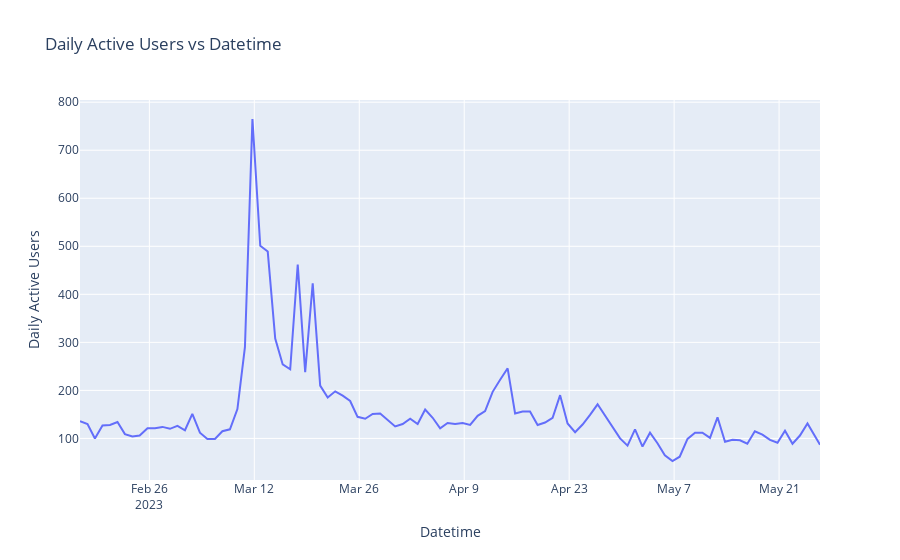

The notebook cell this image was saved under:
### Code cell
from subgrounds.contrib.plotly import Figure, Scatter

# Create the Scatter trace with appropriate field paths
trace = Scatter(
    x=usage_metrics_daily.datetime,
    y=usage_metrics_daily.dailyActiveUsers,
)

# Create the Figure instance with the trace and display it
fig = Figure(
    subgrounds=sg,
    traces=trace,
    layout=dict(
        title="Daily Active Users vs Datetime",
        xaxis=dict(title="Datetime"),
        yaxis=dict(title="Daily Active Users")
    ),
)
fig.figure.show()
